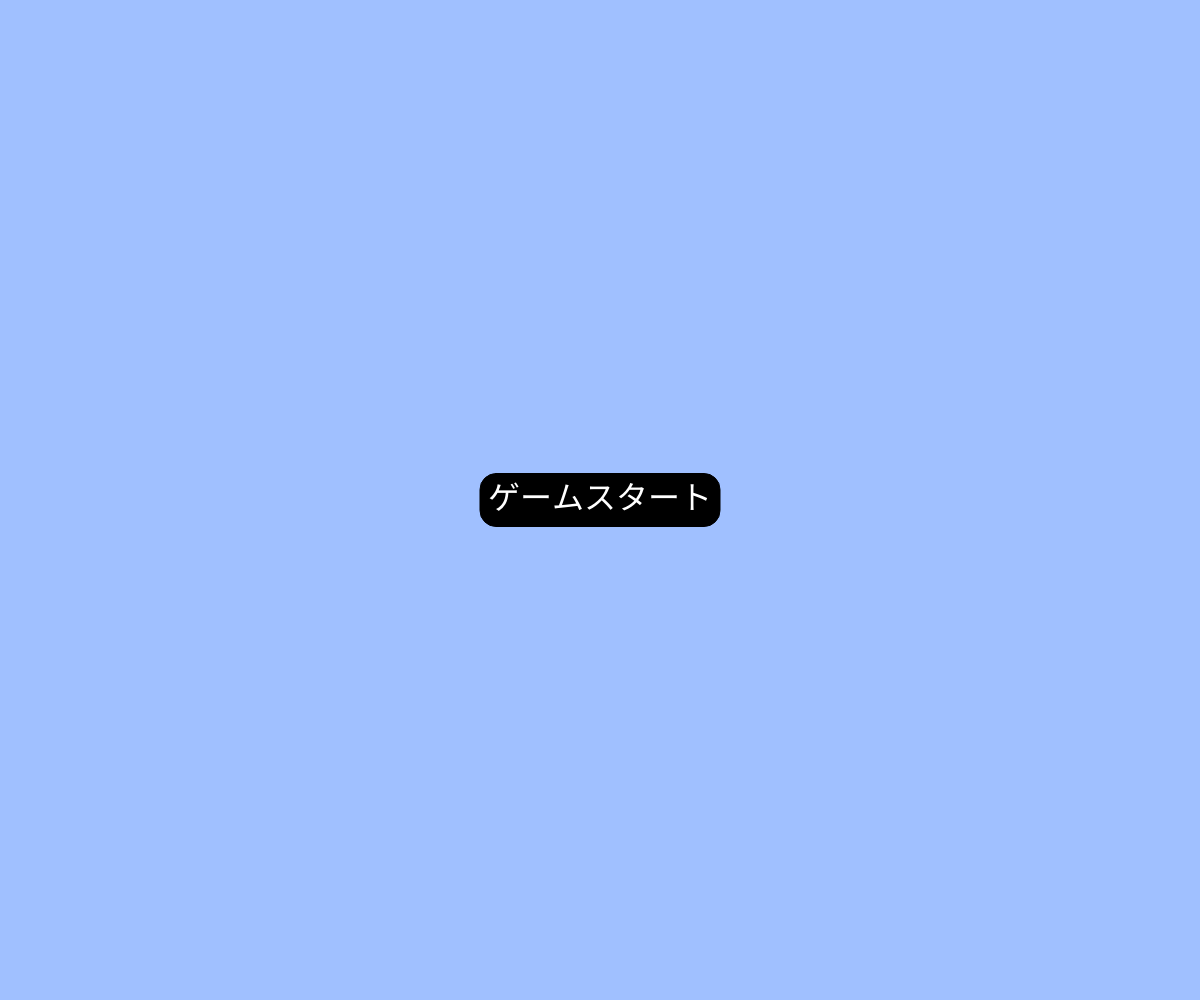
Frame 1 (no input)
Frame 60 (no input): identical to frame 1, image omitted
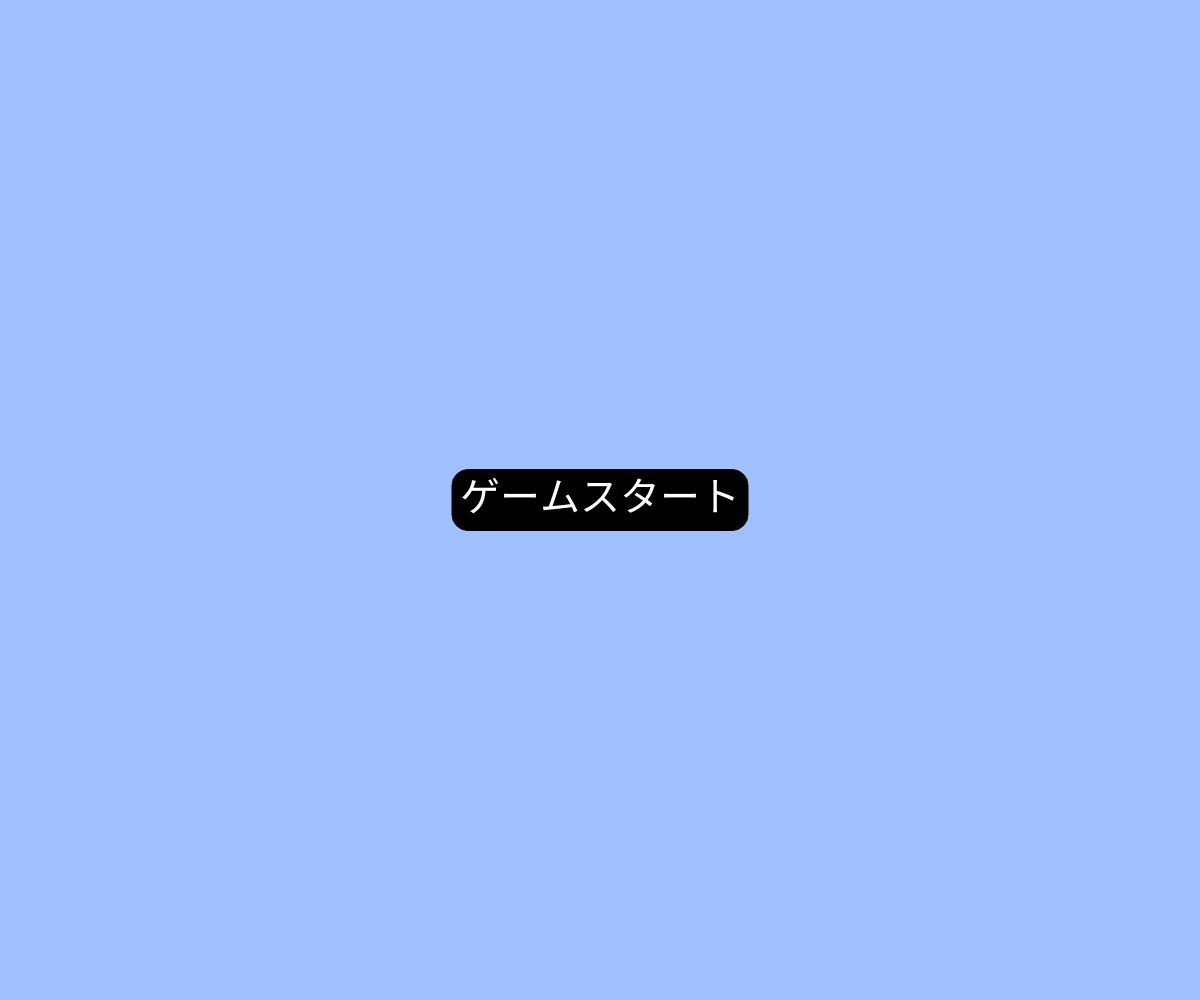
Frame 120 (the mouse pressed at the canvas centre since frame 60)

The p5.js sketch that drew these frames (run headless with seeded random() and noise() and a simulated clock; from frame 60 on, the mouse is pressed at the canvas centre):

// p5.js sketch
// ── sketch.js
// 最終課題を制作しよう
let gameStarted = false;
let balls = [];

function setup() {
  createCanvas(windowWidth, windowHeight);
}
function draw() {
  background(160, 192, 255);

  if(gameStarted === false) {
    const t = "ゲームスタート";
    if(mouseIsPressed){
      moji(40, t , width / 2, height / 2);
    } else {
      moji(32, t , width / 2, height / 2);
    }
  } else {
    for(let i = 0; i < balls.length; i++) {
      let b = balls[i];
      fill(255);
      ellipse(b.x, b.y, b.size);
      b.x += b.vx;
      b.y += b.vy;
    }

    const ballsInCanvas = [];
    for(let i = 0; i < balls.length; i++) {
      let b = balls[i];
      if(b.x > -50 && b.x < width + 50 && b.y < height + 50){ 
        ballsInCanvas.push(b);
      }
    }
    balls = ballsInCanvas;

    if(frameCount % 10 === 0) {
      const y_b = random(30, height - 30);
      const b = { x: width, y: y_b, size: 70, vx: -10, vy:0 };
      balls.push(b);
    }

    person();

    for(let i = 0; i < balls.length; i++) {
      let b = balls[i];
      if(dist(mouseX, mouseY, b.x, b.y) < (b.size + 100) / 2) {
        balls = [];
        textSize(64);
        textAlign(CENTER, CENTER);
        fill(255, 0, 0);
        text("ゲームオーバー", width / 2, height / 2);
        moji(32,"リロードしてもう一度", width / 2, height / 2 + 80);
        noLoop();
      }
    }
  }

}


function mouseReleased() {
  if(gameStarted === false) { 
    gameStarted = true;
  }
}

function moji(textsize, t, x, y) {
  textSize(textsize);
  const w = textWidth(t); // テキストの幅
  const h = textAscent(t) + textDescent(t); // テキストの高さ
  const p = 8; // 余白の大きさ (padding)

  push();
  fill(0);
  rectMode(CENTER);
  rect(x, y, w + p * 2, h + p * 2, 16);

  textAlign(CENTER, CENTER);
  fill(255);
  text(t, x, y);
  pop();
}

function person() {
  fill(0);
  ellipse(mouseX, mouseY, 100);
}

function windowResized() {
  resizeCanvas(windowWidth, windowHeight);
}
